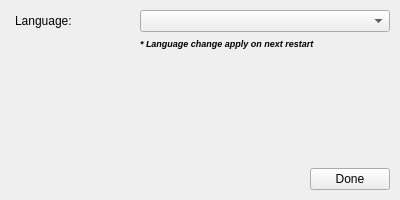
<?xml version="1.0" encoding="UTF-8"?>
<ui version="4.0">
 <class>MainWindow</class>
 <widget class="QMainWindow" name="MainWindow">
  <property name="geometry">
   <rect>
    <x>0</x>
    <y>0</y>
    <width>400</width>
    <height>200</height>
   </rect>
  </property>
  <widget class="QWidget" name="centralwidget">
   <layout class="QGridLayout" name="gridLayout_2">
    <property name="leftMargin">
     <number>15</number>
    </property>
    <property name="topMargin">
     <number>10</number>
    </property>
    <property name="rightMargin">
     <number>10</number>
    </property>
    <property name="bottomMargin">
     <number>10</number>
    </property>
    <item row="1" column="0" colspan="2">
     <layout class="QGridLayout" name="gridLayout">
      <item row="0" column="0">
       <widget class="QLabel" name="labelLanguage">
        <property name="text">
         <string>Language:</string>
        </property>
       </widget>
      </item>
      <item row="2" column="0" colspan="2">
       <spacer name="verticalSpacer_2">
        <property name="orientation">
         <enum>Qt::Vertical</enum>
        </property>
        <property name="sizeHint" stdset="0">
         <size>
          <width>20</width>
          <height>40</height>
         </size>
        </property>
       </spacer>
      </item>
      <item row="1" column="1">
       <widget class="QLabel" name="labelLangChange">
        <property name="font">
         <font>
          <pointsize>7</pointsize>
          <weight>75</weight>
          <italic>true</italic>
          <bold>true</bold>
         </font>
        </property>
        <property name="text">
         <string>* Language change apply on next restart</string>
        </property>
       </widget>
      </item>
      <item row="0" column="1">
       <widget class="QComboBox" name="comboBoxLang">
        <property name="sizePolicy">
         <sizepolicy hsizetype="Fixed" vsizetype="Fixed">
          <horstretch>0</horstretch>
          <verstretch>0</verstretch>
         </sizepolicy>
        </property>
        <property name="minimumSize">
         <size>
          <width>250</width>
          <height>0</height>
         </size>
        </property>
       </widget>
      </item>
     </layout>
    </item>
    <item row="3" column="1">
     <widget class="QPushButton" name="buttonDone">
      <property name="sizePolicy">
       <sizepolicy hsizetype="Fixed" vsizetype="Fixed">
        <horstretch>0</horstretch>
        <verstretch>0</verstretch>
       </sizepolicy>
      </property>
      <property name="text">
       <string>Done</string>
      </property>
     </widget>
    </item>
   </layout>
  </widget>
 </widget>
 <resources/>
 <connections/>
</ui>
